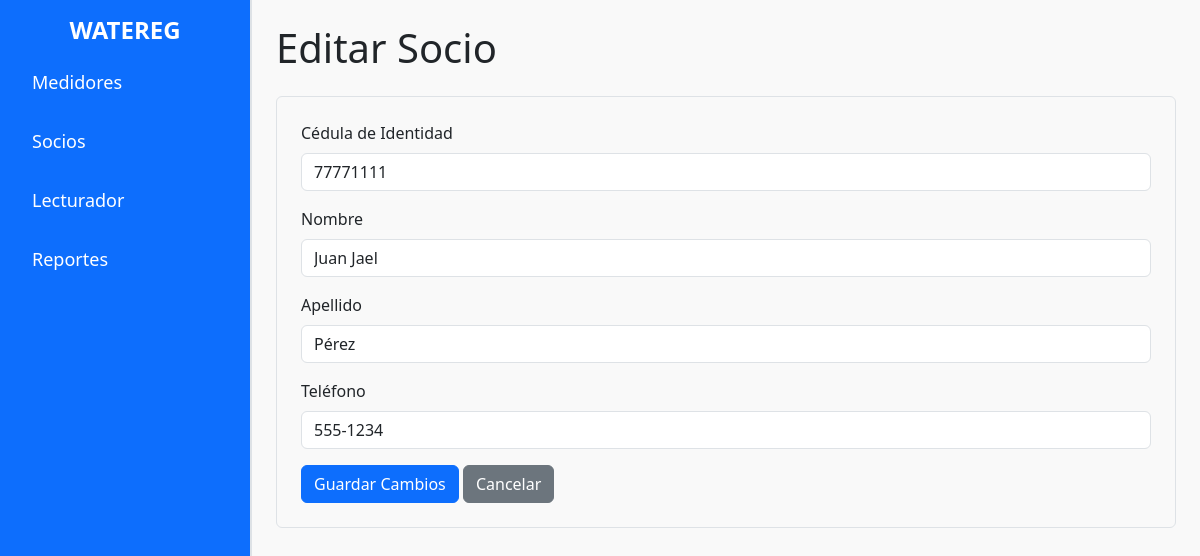
Screenshot of /editar_socio.php?id=1 with the database file from the repository.
### tables this page shows
CREATE TABLE `socio` (
  `id_socio` bigint(20) NOT NULL,
  `ci` varchar(255) DEFAULT NULL,
  `nombre` varchar(255) DEFAULT NULL,
  `apellido` varchar(255) DEFAULT NULL,
  `telefono` varchar(255) DEFAULT NULL,
  `fecha_registro` date DEFAULT NULL
);

### editar_socio.php (the view, shortened to what this page needs)
<?php
include 'conexion.php';
$id_socio = isset($_GET['id']) ? (int)$_GET['id'] : 0;
$sql_socio = "SELECT * FROM socio WHERE id_socio = ?";
$stmt = $conexion->prepare($sql_socio);
$stmt->bind_param('i', $id_socio);
$stmt->execute();
$resultado = $stmt->get_result();
$socio = $resultado->fetch_assoc();
?>
<!DOCTYPE html>
<html lang="es">
<head>
    <link rel="stylesheet" href="css/bootstrap.min.css">
    <link rel="stylesheet" href="css/styles.css">
</head>
<body>
    <div class="d-flex">
        <div class="sidebar bg-primary text-white p-3">
            <h2 class="sidebar-title">WATEREG</h2>
            <ul class="nav flex-column">
                <li class="nav-item">
                    <a class="nav-link text-white" href="index.php">Medidores</a>
                </li>
                <li class="nav-item">
                    <a class="nav-link text-white" href="socios.php">Socios</a>
                </li>
                <li class="nav-item">
                    <a class="nav-link text-white" href="lecturador.php">Lecturador</a>
                </li>
                <li class="nav-item">
                    <a class="nav-link text-white" href="pagos.php">Reportes</a>
                </li>
            </ul>
        </div>
        <div class="content flex-grow-1 p-4">
            <h1 class="mb-4">Editar Socio</h1>
            <?php if ($socio): ?>
                <form method="POST" action="editar_socio.php?id=<?= $id_socio ?>" class="p-4 border rounded">
                    <div class="mb-3">
                        <label for="ci" class="form-label">Cédula de Identidad</label>
                        <input type="text" class="form-control" id="ci" name="ci" value="<?= htmlspecialchars($socio['ci']) ?>" required>
                    </div>
                    <div class="mb-3">
                        <label for="nombre" class="form-label">Nombre</label>
                        <input type="text" class="form-control" id="nombre" name="nombre" value="<?= htmlspecialchars($socio['nombre']) ?>" required>
                    </div>
                    <div class="mb-3">
                        <label for="apellido" class="form-label">Apellido</label>
                        <input type="text" class="form-control" id="apellido" name="apellido" value="<?= htmlspecialchars($socio['apellido']) ?>" required>
                    </div>
                    <div class="mb-3">
                        <label for="telefono" class="form-label">Teléfono</label>
                        <input type="text" class="form-control" id="telefono" name="telefono" value="<?= htmlspecialchars($socio['telefono']) ?>" required>
                    </div>
                    <button type="submit" class="btn btn-primary">Guardar Cambios</button>
                    <a href="informacion_socio.php?id=<?= $id_socio ?>" class="btn btn-secondary">Cancelar</a>
                </form>
            <?php else: ?>
                <p class="text-danger">Socio no encontrado.</p>
                <a href="socios.php" class="btn btn-primary">Volver</a>
            <?php endif; ?>
        </div>
    </div>
</body>
</html>

### css/styles.css (style rules this page uses)
.sidebar { width: 250px; min-height: 100vh; }
.sidebar-title { font-size: 24px; font-weight: bold; margin-bottom: 1rem; text-align: center; }
.nav-link { font-size: 18px; margin-bottom: 1rem; }
.content { background-color: #f9f9f9; border-left: 2px solid #dee2e6; }

### rows the page displays
socio: ci "77771111", nombre "Juan Jael", apellido "Pérez", telefono "555-1234"
